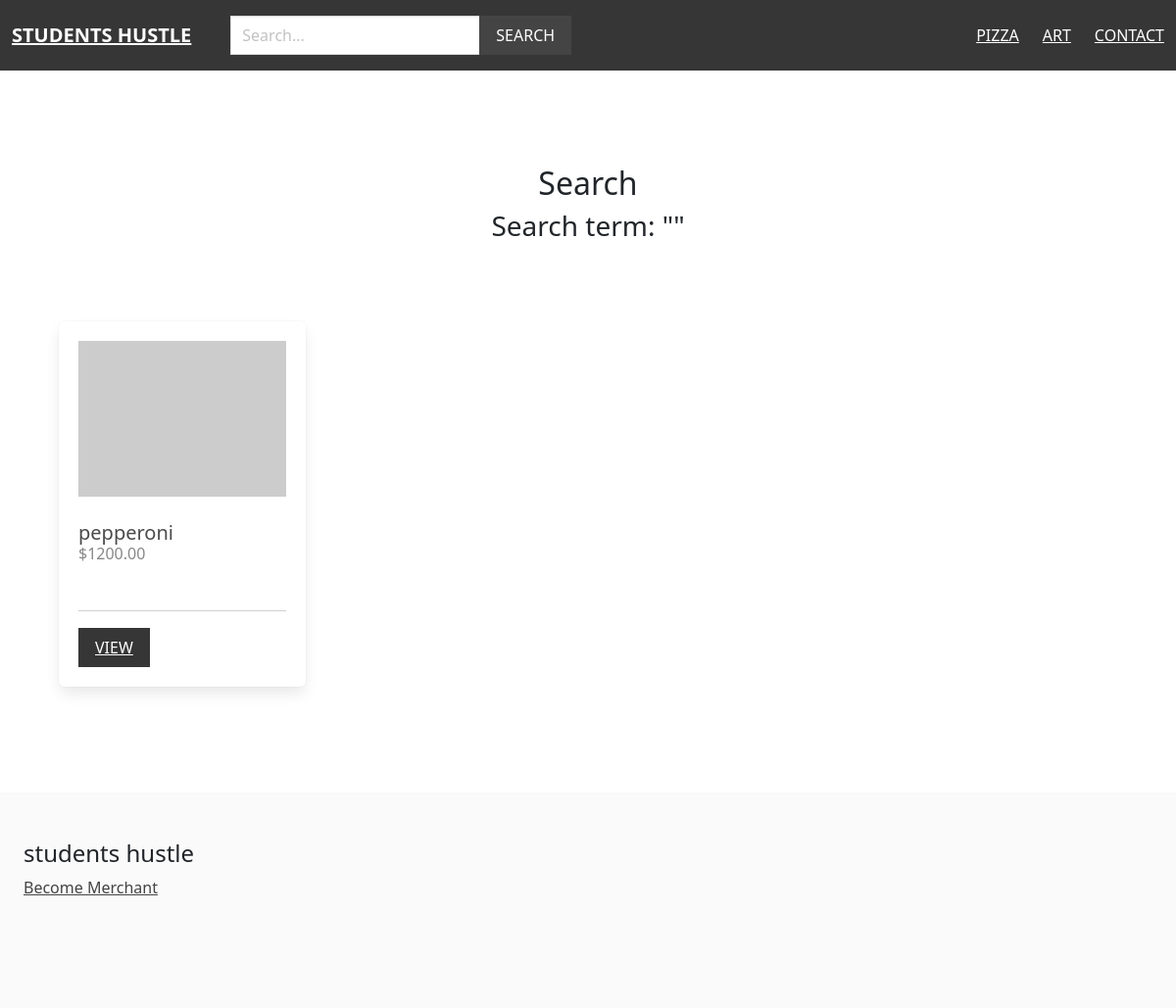
/search/, run on an earlier commit of the app's database.
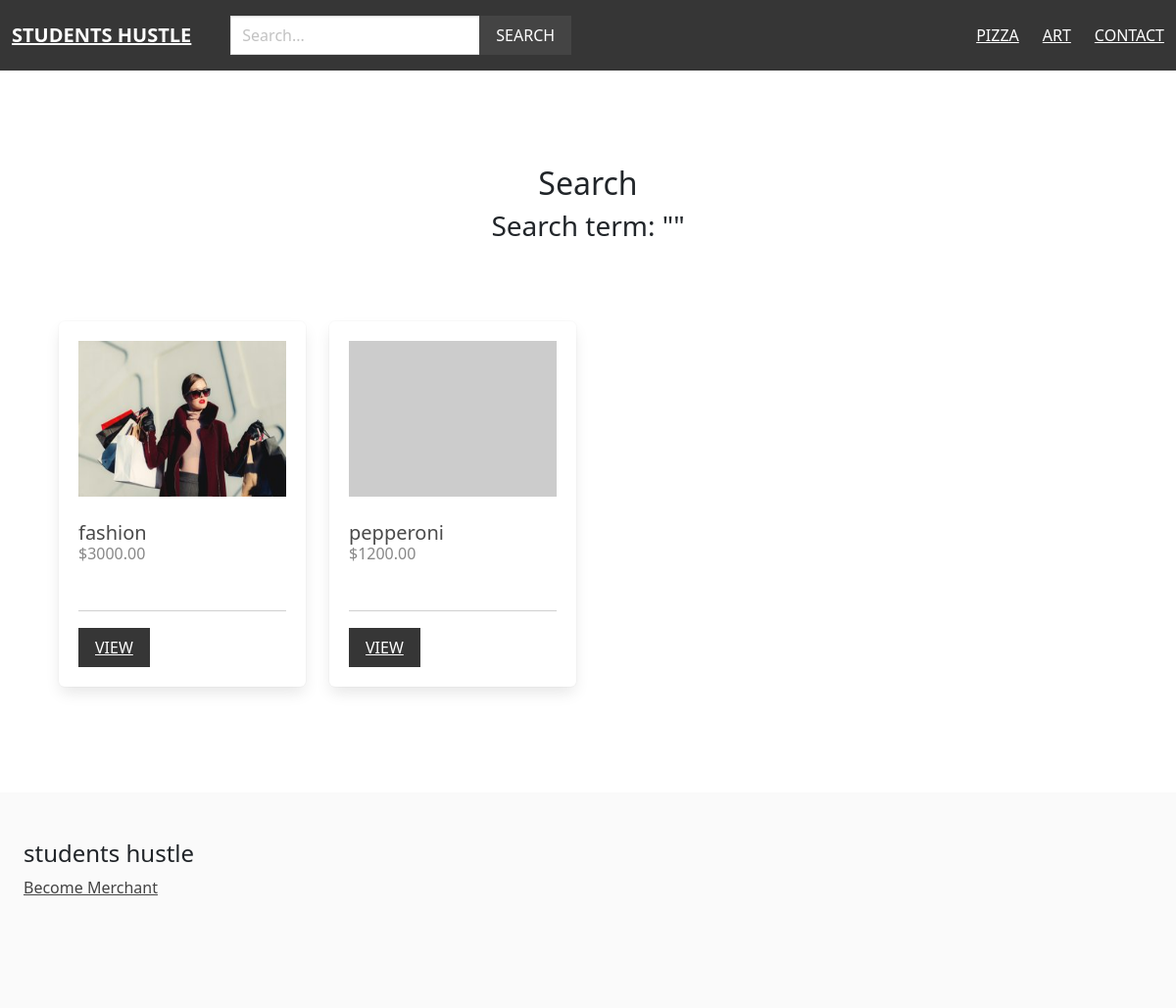
And on a later commit of the database.
### apps/product/models.py (models this page shows, shortened)
class Category(models.Model):
    title = models.CharField(max_length=255)
    slug = models.SlugField(max_length=255)
    ordering = models.IntegerField(default=0)
    class Meta:
        ordering = ['ordering']

class Product(models.Model):
    category = models.ForeignKey(Category, related_name='products', on_delete=models.CASCADE)
    merchant = models.ForeignKey(Merchant, related_name='products', on_delete=models.CASCADE)
    title = models.CharField(max_length=255)
    slug = models.SlugField(max_length=255)
    description = models.TextField(blank=True, null=True)
    price = models.DecimalField(max_digits=6, decimal_places=2)
    date_added = models.DateTimeField(auto_now_add=True)
    image = models.ImageField(upload_to='uploads/', blank=True, null=True)
    thumbnail = models.ImageField(upload_to='uploads/', blank=True, null=True)
    class Meta:
        ordering = ['-date_added']
    def get_thumbnail(self):
        if self.thumbnail:
            return self.thumbnail.url
        else:
            if self.image:
                self.thumbnail = self.make_thumbnail(self.image)
                self.save()
                return self.thumbnail.url
            else:
                return 'https://via.placeholder.com/240x180.jpg'

### apps/product/views.py (the view)
# urls.py: path('search/', views.search, name='search'),
def search(request):
    query = request.GET.get('query', '')
    products = Product.objects.filter(Q(title__icontains=query) | Q(description__icontains=query))
    return render(request, 'product/search.html', {'products': products, 'query': query})

### apps/product/context_processors.py (called while the page is built)
def menu_categories(request):
    categories = Category.objects.all()
    return {'menu_categories': categories}

### apps/product/templates/product/search.html (shortened to what this page needs)
{% extends 'core/base.html' %}
{% block content %}
<div class="columns is-multiline mb-6">
    <div class="column is-12 has-text-centered mt-6 mb-6">
        <h2 class="is-size-3">Search</h2>
        <h3> Search term: "{{query}}"</h3>
    </div>
    {% for product in products %}
        {% include 'product/parts/list_item.html' %}
    {% endfor %}
</div>
{% endblock %}

### apps/core/templates/core/base.html (shortened to what this page needs)
{%load static%}
<!DOCTYPE html>
<html lang="en">
<head>
    <link rel="stylesheet" href="https://cdn.jsdelivr.net/npm/bulma@0.9.1/css/bulma.min.css">
    <link rel="stylesheet" href="https://cdn.jsdelivr.net/npm/bootstrap@5.3.3/dist/css/bootstrap.min.css">
    <link rel="stylesheet" href="{%static 'styles/main.css'%}">
    <link rel="stylesheet" href="{%static 'scripts/main.js'%}">
</head>
<body>
    <nav class="navbar is-dark">
        <div class="navbar-brand">
            <a href="/" class="navbar-item"><strong>Students hustle</strong></a>
        </div>
        <div class="navbar-menu" id="main-navbar">
            <div class="navbar-start">
                <div class="navbar-item">
                    <form method="get" action="{% url 'search' %}">
                        <div class="field has-addons">
                            <div class="control">
                                <input type="text" class="input" placeholder="Search..." name="query">
                            </div>
                            <div class="control">
                                <button class="button is-dark is-uppercase">Search</button>
                            </div>
                        </div>
                    </form>
                </div>
            </div>
            <div class="navbar-end">
                {%for category in menu_categories%}
                        <a href="{% url 'category' category.slug %}" class="navbar-item">{{ category.title }}</a>
                {% endfor %}
                <a href="{%url 'contact'%}" class="navbar-item">Contact</a>
            </div>
        </div>
    </nav>
    <section class="section">
        <div class="container">
            {% block content %}
            {% endblock %}
        </div>
    </section>
    <footer class="footer">
        <h3 class="is-size-4 mb4">students hustle</h3>
    {% if request.user.is_authenticated %}
        <a href="{% url 'merchant_admin' %}">Merchant admin</a>
    {% else %}
        <a href="{% url 'become_merchant' %}">Become Merchant</a>
    {% endif %}
    </footer>
</body>
</html>

### apps/product/templates/product/parts/list_item.html
<div class="column is-3 product-list-item">
    <div class="box">
        <figure class="image is-4by3 mb-4">
            <img src="{{ product.get_thumbnail }}">
        </figure>
        <h2 class="subtitle">{{ product.title }}</h2>
        <h3 class="price is-size-6 mb-5">${{ product.price }}</h3>
        <hr>
        <a href="{% url 'product' product.category.slug product.slug %}" class="button is-dark is-uppercase">View</a>
    </div>
</div>

What changed in the data, as far as the page shows it:
added Product: get_thumbnail (picture), title "fashion", price "3000.00"
